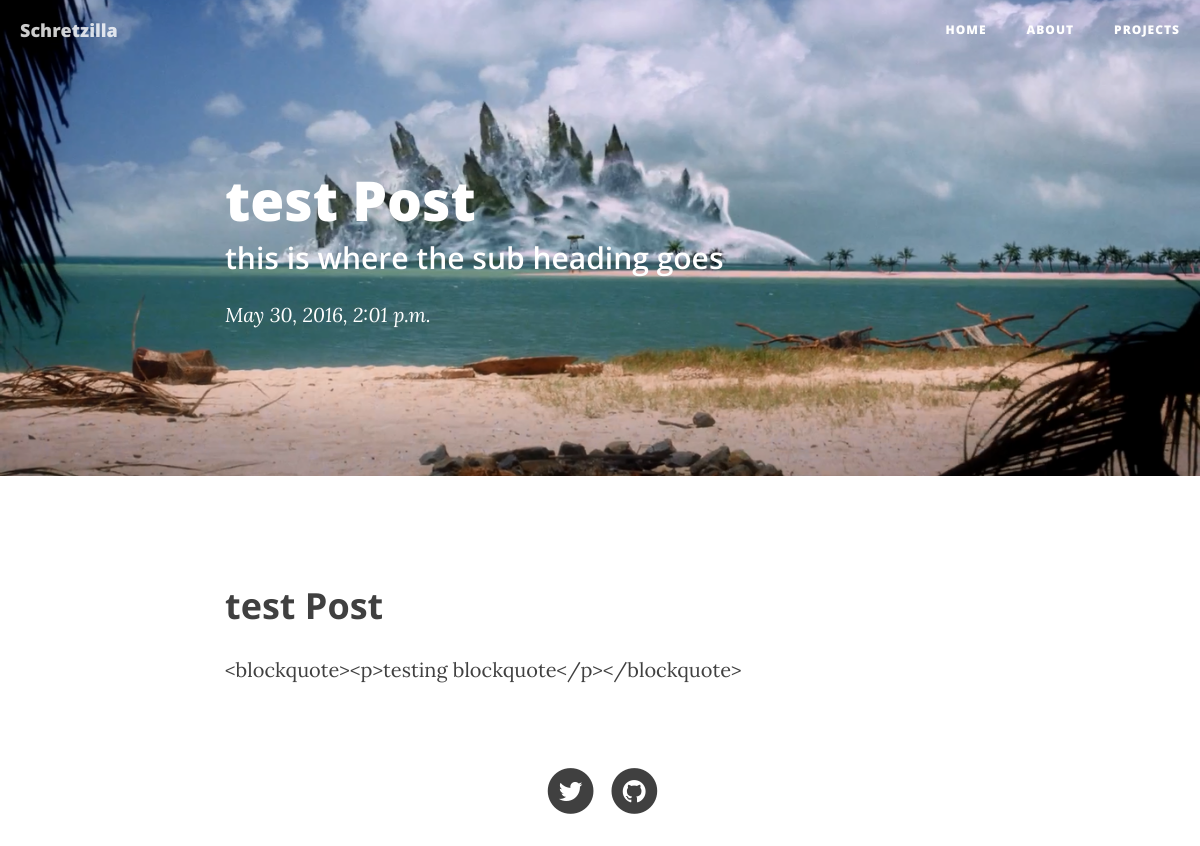
The app's page /post/1/ with its own data.
### blog/models.py (models this page shows)
class Post(models.Model):
    title = models.CharField(max_length=200)
    sub_heading = models.CharField(max_length=300)
    pub_date = models.DateTimeField('date published')
    text = models.TextField(default='Blog post goes here :)')
    header_image_path = models.FilePathField(path='blog/img', default='zilla-bg.png')

### blog/views.py (the view)
# urls.py: url(r'^post/(?P<post_id>[0-9]+)/$', views.post, name='post'),
def post(request, post_id):
    post = Post.objects.get(pk=post_id)
    context = {'post':post}
    return render(request, 'blog/post.html', context)

### blog/templates/blog/post.html
{% extends "blog/base.html" %}
{% block content %}
{% load staticfiles %}
    {% with 'blog/img/'|add:post.header_image_path as static_image %}
     <header class="intro-header" style="background-image: url({% static static_image %})">
        <div class="container">
            <div class="row">
                <div class="col-lg-8 col-lg-offset-2 col-md-10 col-md-offset-1">
                    <div class="post-heading">
                        <h1> {{ post.title }}</h1>
                        <h2 class="subheading"> {{ post.sub_heading }} </h2>
                        <span class="meta">{{ post.pub_date }} </span>
                    </div>
                </div>
            </div>
        </div>
    </header>
    {% endwith %}
    <article>
        <div class="container">
            <div class="row">
                <div class="col-lg-8 col-lg-offset-2 col-md-10 col-md-offset-1">
                    <h2 class="section-heading">{{post.title}}</h2>
                    <p>{{post.text}}</p>
                </div>
            </div>
        </div>
    </article>
{% endblock %}

### blog/static/blog/css/index.css (style rules this page uses)
header { background-image:url('../img/zilla-bg.png'); }

### records on screen
Post: title "test Post", sub_heading "this is where the sub heading goes", pub_date "May 30, 2016, 2:01 p.m.", text "<blockquote><p>testing blockquote</p></blockquote>"
